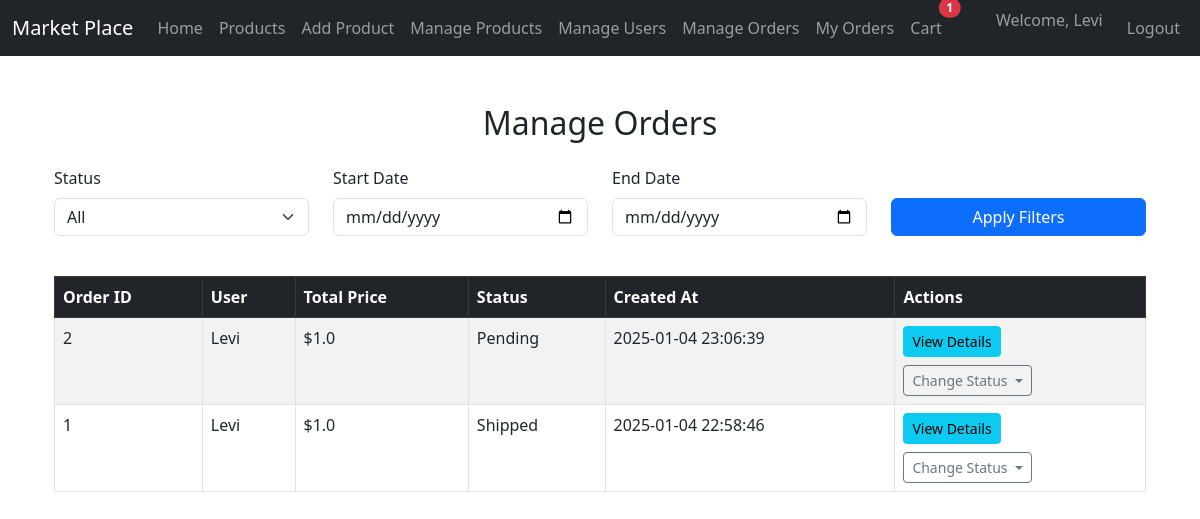
The page /admin/manage_orders (signed in) on the database as committed earlier.
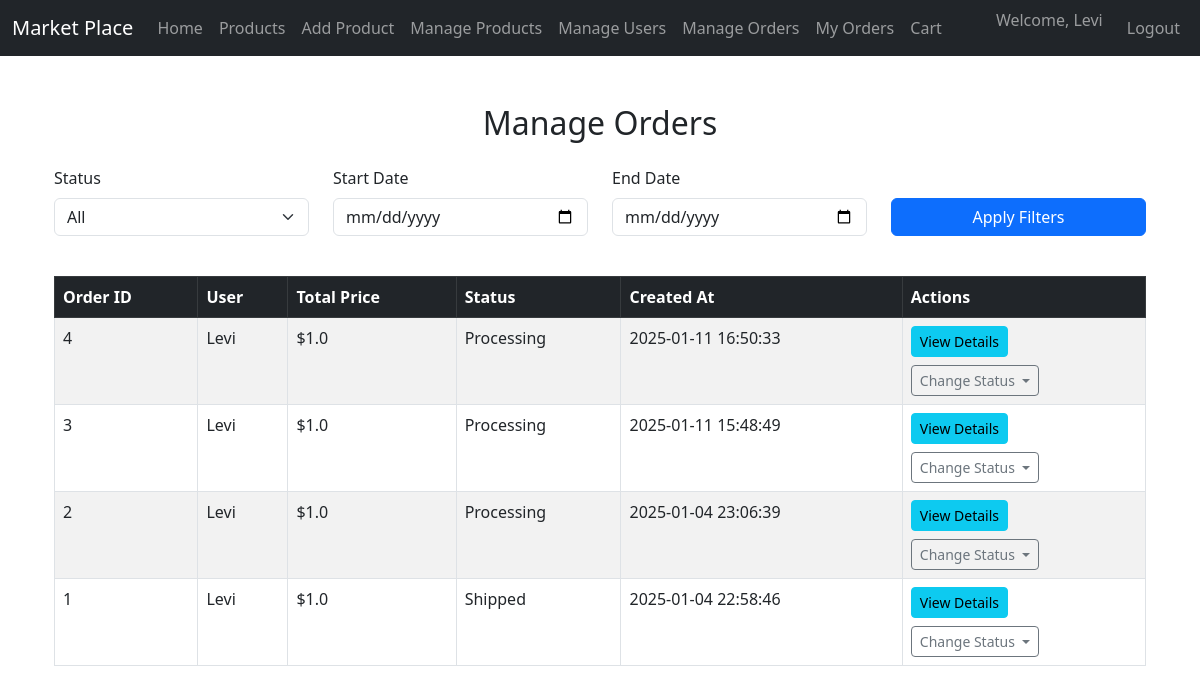
The same page on the database as committed later.
### app.py (models this page shows)
class Order(db.Model):
    __tablename__ = 'orders'
    id = db.Column(db.Integer, primary_key=True)
    user_id = db.Column(db.Integer, db.ForeignKey('users.id'), nullable=False)
    total_price = db.Column(db.Float, nullable=False)
    status = db.Column(db.String(50), nullable=False, default='Pending')
    created_at = db.Column(db.DateTime, nullable=False, default=db.func.current_timestamp())
    order_items = db.relationship('OrderItem', backref='order', lazy=True)
    payment = db.relationship('Payment', backref='order', uselist=False, cascade="all, delete-orphan")

class User(db.Model):
    __tablename__ = 'users'
    id = db.Column(db.Integer, primary_key=True)
    name = db.Column(db.String(100), nullable=False)
    email = db.Column(db.String(120), unique=True, nullable=False)
    password_hash = db.Column(db.String(128), nullable=False)
    phone_number = db.Column(db.String(15), nullable=False)
    role_id = db.Column(db.Integer, db.ForeignKey('roles.id'), nullable=False)
    orders = db.relationship('Order', backref='user', lazy=True)

### app.py (the view)
@app.route('/admin/manage_orders', methods=['GET'])
@admin_required
def manage_orders():
    status = request.args.get('status')
    start_date = request.args.get('start_date')
    end_date = request.args.get('end_date')
    query = Order.query
    if status:
        query = query.filter(Order.status == status)
    if start_date:
        query = query.filter(Order.created_at >= datetime.strptime(start_date, '%Y-%m-%d'))
    if end_date:
        query = query.filter(Order.created_at <= datetime.strptime(end_date, '%Y-%m-%d'))
    orders = query.order_by(Order.created_at.desc()).all()
    return render_template('manage_orders.html', orders=orders)

### app.py (called while the page is built)
def admin_required(f):
    from functools import wraps
    @wraps(f)
    def decorated_function(*args, **kwargs):
        if not session.get('user_id') or session.get('user_role') != 'admin':
            flash('Admin access required.', 'danger')
            return redirect(url_for('home'))
        return f(*args, **kwargs)
    return decorated_function

def get_cart_unique_items():
    if 'user_id' in session:
        order = Order.query.filter_by(user_id=session['user_id'], status="Pending").first()
        if order:
            return OrderItem.query.filter_by(order_id=order.id).count()
    return 0

@app.context_processor
def inject_cart_count():
    return dict(cart_count=get_cart_unique_items())

### templates/manage_orders.html (shortened to what this page needs)
{% extends 'base.html' %}
{% block content %}
    <div class="container mt-5">
        <h2 class="mb-4 text-center">Manage Orders</h2>
        <form method="GET" action="{{ url_for('manage_orders') }}" class="mb-4">
            <div class="row">
                <div class="col-md-3 mb-3">
                    <label for="status" class="form-label">Status</label>
                    <select name="status" id="status" class="form-select">
                        <option value="">All</option>
                    </select>
                </div>
                <div class="col-md-3 mb-3">
                    <label for="start_date" class="form-label">Start Date</label>
                    <input type="date" name="start_date" id="start_date" class="form-control" value="{{ request.args.get('start_date') }}">
                </div>
                <div class="col-md-3 mb-3">
                    <label for="end_date" class="form-label">End Date</label>
                    <input type="date" name="end_date" id="end_date" class="form-control" value="{{ request.args.get('end_date') }}">
                </div>
                <div class="col-md-3 d-flex align-items-end mb-3">
                    <button type="submit" class="btn btn-primary w-100">Apply Filters</button>
                </div>
            </div>
        </form>
        <div class="table-responsive">
            <table class="table table-bordered table-striped table-hover">
                <thead class="table-dark">
                    <tr>
                        <th>Order ID</th>
                        <th>User</th>
                        <th>Total Price</th>
                        <th>Status</th>
                        <th>Created At</th>
                        <th>Actions</th>
                    </tr>
                </thead>
                <tbody>
                    {% for order in orders %}
                        <tr>
                            <td>{{ order.id }}</td>
                            <td>{{ order.user.name }}</td>
                            <td>${{ order.total_price }}</td>
                            <td>{{ order.status }}</td>
                            <td>{{ order.created_at.strftime('%Y-%m-%d %H:%M:%S') }}</td>
                            <td>
                                <button type="button" class="btn btn-info btn-sm" data-bs-toggle="modal" data-bs-target="#orderModal{{ order.id }}">
                                    View Details
                                </button>
                                <form action="{{ url_for('update_order_status', order_id=order.id) }}" method="POST" class="mt-2">
                                    <div class="dropdown">
                                        <button class="btn btn-sm btn-outline-secondary dropdown-toggle" type="button" id="statusDropdown" data-bs-toggle="dropdown" aria-expanded="false">
                                            Change Status
                                        </button>
                                    </div>
                                </form>
                            </td>
                        </tr>
                    {% endfor %}
                </tbody>
            </table>
        </div>
    </div>
{% endblock %}

### templates/base.html (shortened to what this page needs)
<!DOCTYPE html>
<html lang="en">
<head>
    <link rel="stylesheet" href="https://cdn.jsdelivr.net/npm/bootstrap-icons@1.7.2/font/bootstrap-icons.css">
    <link rel="stylesheet" href="{{ url_for('static', filename='css/styles.css') }}">
    <link href="https://cdn.jsdelivr.net/npm/bootstrap@5.3.0-alpha3/dist/css/bootstrap.min.css" rel="stylesheet">
</head>
<body>
    <nav class="navbar navbar-expand-lg navbar-dark bg-dark">
    <div class="container-fluid">
        <a class="navbar-brand" href="{{ url_for('home') }}">Market Place</a>
        <div class="collapse navbar-collapse" id="navbarNav">
            <ul class="navbar-nav me-auto">
    <li class="nav-item">
        <a class="nav-link" href="{{ url_for('home') }}">Home</a>
    </li>
    <li class="nav-item">
        <a class="nav-link" href="{{ url_for('products') }}">Products</a>
    </li>
    {% if session.get('user_role') == 'admin' %}
    <li class="nav-item">
        <a class="nav-link" href="{{ url_for('add_product') }}">Add Product</a>
    </li>
    <li class="nav-item">
        <a class="nav-link" href="{{ url_for('manage_products') }}">Manage Products</a>
    </li>
    <li class="nav-item">
        <a class="nav-link" href="{{ url_for('manage_users') }}">Manage Users</a>
    </li>
                <li class="nav-item">
    <a class="nav-link" href="{{ url_for('manage_orders') }}">Manage Orders</a>
</li>
    {% endif %}
    {% if session.get('user_id') %}
    <li class="nav-item">
        <a class="nav-link" href="{{ url_for('my_orders') }}">My Orders</a>
    </li>
    {% endif %}
                {% if session.get('user_id') %}
<li class="nav-item">
    <a class="nav-link position-relative" href="{{ url_for('view_cart') }}">
        Cart
        {% if cart_count > 0 %}
        <span class="position-absolute top-0 start-100 translate-middle badge rounded-pill bg-danger">
            {{ cart_count }}
        </span>
        {% endif %}
    </a>
</li>
{% endif %}
</ul>
            <ul class="navbar-nav">
                {% if session.get('user_id') %}
                <li class="nav-item">
                    <span class="navbar-text me-3">Welcome, {{ session.get('user_name') }}</span>
                </li>
                <li class="nav-item">
                    <a class="nav-link btn btn-outline-danger btn-sm" href="{{ url_for('logout') }}">Logout</a>
                </li>
                {% endif %}
            </ul>
        </div>
    </div>
</nav>
    <div class="container mt-4">
        {% block content %}{% endblock %}
    </div>
</body>
</html>

Rows that differ between the two databases and show on the page:
added Order: id "4", user.name "Levi", total_price "1.0", status "Processing", created_at "2025-01-11 16:50:33"
added Order: id "3", user.name "Levi", total_price "1.0", status "Processing", created_at "2025-01-11 15:48:49"
changed Order id 2: status "Pending" → "Processing"
Other text that changed with them:
{{ cart_count }}: "1" → (not shown)
